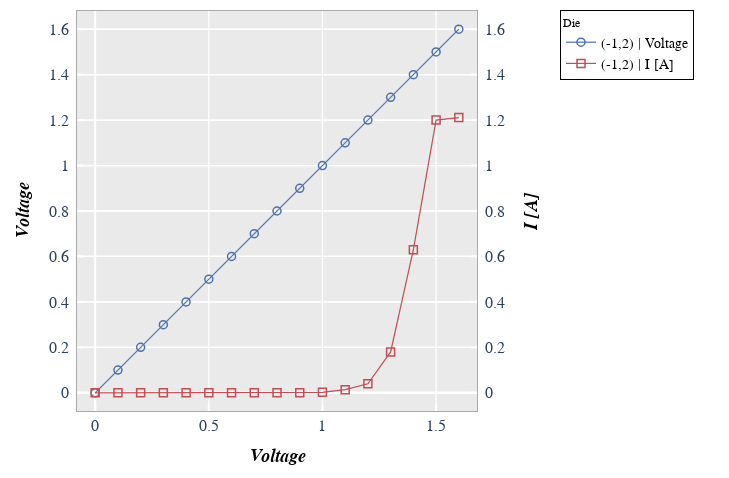

Notebook code cell kept with this figure:
### Markdown cell above
Next, the same plot but with a legend enabled.  Note that the legend will describe the value from the ``legend`` column and the value associated with the curve (either the primary or the secondary axis):

### Code cell
fcp.plot(df, x='Voltage', y=['Voltage', 'I [A]'], twin_x=True, legend='Die', show=True, legend_edge_color='#000000',
         filter='Substrate=="Si" & Target Wavelength==450 & Boost Level==0.2 & Temperature [C]==25 & Die=="(-1,2)"')

### Figure 1 — Plotly figure (JSON) as saved in the notebook; plotly's stock layout.template omitted (floating-point values rounded to 4 significant figures)
{"data": [{"line": {"width": 1.2}, "marker": {"color": "#4b72b0", "line": {"color": "#4b72b0", "width": 1.5}, "size": 8, "symbol": "circle-open"}, "mode": "lines+markers", "name": "(-1,2) | Voltage", "showlegend": true, "type": "scatter", "x": [0, 0.1, 0.2, 0.3, 0.4, 0.5, 0.6, 0.7, 0.8, 0.9, 1, 1.1, 1.2, 1.3, 1.4, 1.5, 1.6], "xaxis": "x", "y": [0, 0.1, 0.2, 0.3, 0.4, 0.5, 0.6, 0.7, 0.8, 0.9, 1, 1.1, 1.2, 1.3, 1.4, 1.5, 1.6], "yaxis": "y"}, {"line": {"width": 1.2}, "marker": {"color": "#c34e52", "line": {"color": "#c34e52", "width": 1.5}, "size": 8, "symbol": "square-open"}, "mode": "lines+markers", "name": "(-1,2) | I [A]", "showlegend": true, "type": "scatter", "x": [0, 0.1, 0.2, 0.3, 0.4, 0.5, 0.6, 0.7, 0.8, 0.9, 1, 1.1, 1.2, 1.3, 1.4, 1.5, 1.6], "xaxis": "x", "y": [0, 0, 0, 0, 0, 0, 0, 0, 0, 0, 0.002, 0.014, 0.04, 0.18, 0.63, 1.2, 1.211], "yaxis": "y2"}], "layout": {"autosize": true, "height": 478, "legend": {"bgcolor": "#ffffff", "bordercolor": "#000000", "borderwidth": 1, "font": {"color": "black", "family": "sans-serif", "size": 14}, "itemwidth": 30, "title": {"font": {"family": "sans-serif", "size": 12}, "text": "Die"}, "traceorder": "normal", "x": 1.118, "xanchor": "right", "y": 1, "yanchor": "top"}, "margin": {"b": 66, "l": 77, "r": 100, "t": 10}, "modebar": {"bgcolor": "#ffffff", "orientation": "v"}, "paper_bgcolor": "#ffffff", "plot_bgcolor": "#eaeaea", "showlegend": true, "title": {"x": 0.5466, "y": 0.9749}, "width": 729, "xaxis": {"anchor": "y", "domain": [0, 0.7246], "gridcolor": "#ffffff", "griddash": "solid", "gridwidth": 1.3, "linecolor": "#aaaaaa", "linewidth": 1, "mirror": true, "range": [-0.08, 1.68], "showline": true, "showticklabels": true, "tickcolor": "#ffffff", "tickfont": {"family": "sans-serif", "size": 16}, "ticklen": 6.2, "ticks": "inside", "tickwidth": 2.2, "title": {"font": {"color": "#000000", "family": "sans-serif", "size": 18}, "standoff": 15, "text": "<i><b>Voltage</b></i>"}, "type": "linear"}, "yaxis": {"anchor": "x", "domain": [0.002488, 0.9975], "gridcolor": "#ffffff", "griddash": "solid", "gridwidth": 1.3, "linecolor": "#aaaaaa", "linewidth": 1, "mirror": true, "range": [-0.08, 1.68], "showline": true, "showticklabels": true, "tickcolor": "#ffffff", "tickfont": {"family": "sans-serif", "size": 16}, "ticklen": 6.2, "ticks": "inside", "ticksuffix": " ", "tickwidth": 2.2, "title": {"font": {"color": "#000000", "family": "sans-serif", "size": 18}, "standoff": 15, "text": "<i><b>Voltage</b></i>"}, "type": "linear"}, "yaxis2": {"anchor": "x", "domain": [0.002488, 0.9975], "gridcolor": "#ffffff", "griddash": "solid", "gridwidth": 1.3, "linecolor": "#aaaaaa", "linewidth": 1, "mirror": true, "overlaying": "y", "range": [-0.08, 1.68], "showline": true, "showticklabels": true, "side": "right", "tickcolor": "#ffffff", "tickfont": {"family": "sans-serif", "size": 16}, "ticklen": 6.2, "tickprefix": " ", "ticks": "inside", "ticksuffix": " ", "tickwidth": 2.2, "title": {"font": {"color": "#000000", "family": "sans-serif", "size": 18}, "standoff": 15, "text": "<i><b>I [A]</b></i>"}, "type": "linear"}}}
